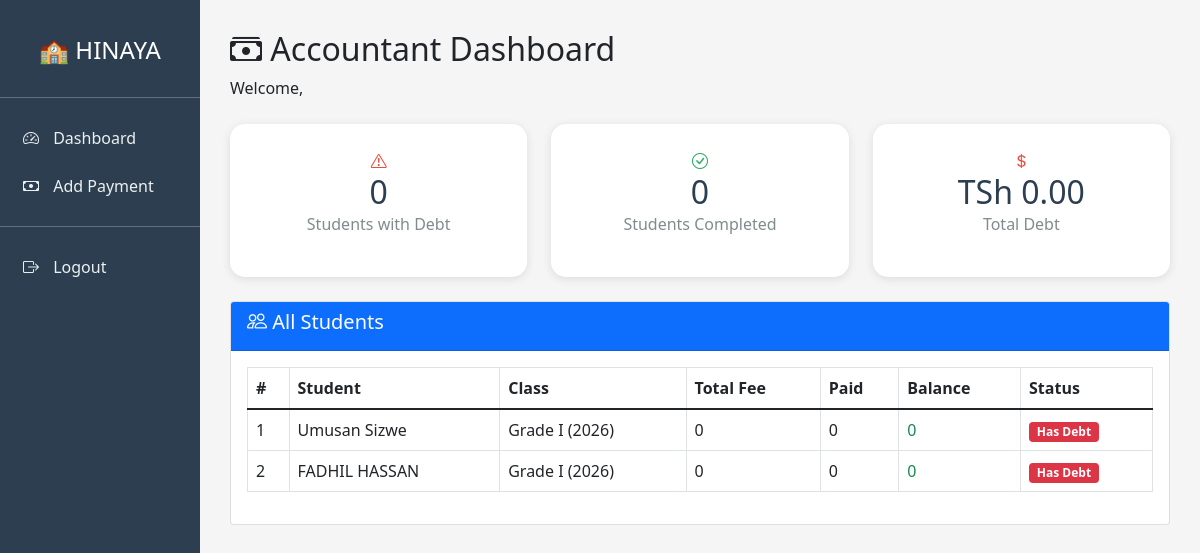
The page /accountant/ (signed in) on the database its author committed.
### school/models.py (models this page shows, shortened)
class Student(models.Model):
    GENDER_CHOICES = [('M', 'Male'), ('F', 'Female')]
    first_name = models.CharField(max_length=50)
    last_name = models.CharField(max_length=50)
    gender = models.CharField(max_length=1, choices=GENDER_CHOICES)
    date_of_birth = models.DateField()
    parent_name = models.CharField(max_length=100)
    parent_phone = models.CharField(max_length=15)
    parent_email = models.EmailField(blank=True, null=True)
    address = models.TextField()
    enrollment_date = models.DateField(auto_now_add=True)
    current_class = models.ForeignKey(Class, on_delete=models.SET_NULL, null=True)
    is_active = models.BooleanField(default=True)

class Class(models.Model):
    name = models.CharField(max_length=50)  # e.g., "Standard 1"
    academic_year = models.CharField(max_length=20)
    def __str__(self):
        return f"{self.name} ({self.academic_year})"

### school/views.py (the view)
# urls.py: path('accountant/', views.accountant_dashboard, name='accountant_dashboard'),
@login_required
def accountant_dashboard(request):
    all_students = Student.objects.all()
    debtors = Fee.objects.filter(balance__gt=0).select_related('student')
    completed = Fee.objects.filter(is_completed=True).select_related('student')
    total_debt = Fee.objects.aggregate(total=models.Sum('balance'))['total'] or 0
    context = {
        'all_students': all_students,
        'debtors': debtors,
        'completed': completed,
        'total_debt': total_debt,
        'debtor_count': debtors.count(),
        'completed_count': completed.count(),
    }
    return render(request, 'accountant/dashboard.html', context)

### templates/accountant/dashboard.html (shortened to what this page needs)
<!DOCTYPE html>
<html>
<head>
    <link href="https://cdn.jsdelivr.net/npm/bootstrap@5.1.3/dist/css/bootstrap.min.css" rel="stylesheet">
    <link rel="stylesheet" href="https://cdn.jsdelivr.net/npm/bootstrap-icons@1.8.1/font/bootstrap-icons.css">
</head>
<body>
    <div class="container-fluid">
        <div class="row">
            <div class="col-md-2 sidebar">
                <h4 class="text-center py-3">🏫 HINAYA</h4>
                <hr>
                <a href="/accountant/">
                    <i class="bi bi-speedometer2"></i> Dashboard
                </a>
                <a href="/accountant/add_payment/">
                    <i class="bi bi-cash"></i> Add Payment
                </a>
                <hr>
                <a href="/logout/">
                    <i class="bi bi-box-arrow-right"></i> Logout
                </a>
            </div>
            <div class="col-md-10 main-content">
                <h2><i class="bi bi-cash-stack"></i> Accountant Dashboard</h2>
                <p>Welcome, {{ user.first_name }} {{ user.last_name }}</p>
                <div class="row mt-4">
                    <div class="col-md-4">
                        <div class="stat-card">
                            <div class="debt"><i class="bi bi-exclamation-triangle"></i></div>
                            <h2>{{ debtor_count }}</h2>
                            <p>Students with Debt</p>
                        </div>
                    </div>
                    <div class="col-md-4">
                        <div class="stat-card">
                            <div class="paid"><i class="bi bi-check-circle"></i></div>
                            <h2>{{ completed_count }}</h2>
                            <p>Students Completed</p>
                        </div>
                    </div>
                    <div class="col-md-4">
                        <div class="stat-card">
                            <div class="debt"><i class="bi bi-currency-dollar"></i></div>
                            <h2>TSh {{ total_debt|floatformat:2 }}</h2>
                            <p>Total Debt</p>
                        </div>
                    </div>
                </div>
                <div class="mt-4">
                    <div class="card">
                        <div class="card-header bg-primary text-white">
                            <h5><i class="bi bi-people"></i> All Students</h5>
                        </div>
                        <div class="card-body">
                            <table class="table table-bordered">
                                <thead>
                                    <tr>
                                        <th>#</th>
                                        <th>Student</th>
                                        <th>Class</th>
                                        <th>Total Fee</th>
                                        <th>Paid</th>
                                        <th>Balance</th>
                                        <th>Status</th>
                                    </tr>
                                </thead>
                                <tbody>
                                    {% for student in all_students %}
                                    <tr>
                                        <td>{{ forloop.counter }}</td>
                                        <td>{{ student.first_name }} {{ student.last_name }}</td>
                                        <td>{{ student.current_class }}</td>
                                        {% with fee=student.fee_set.first %}
                                            <td>{{ fee.total_fee|default:"0" }}</td>
                                            <td>{{ fee.amount_paid|default:"0" }}</td>
                                            <td class="{% if fee.balance > 0 %}text-danger{% else %}text-success{% endif %}">
                                                {{ fee.balance|default:"0" }}
                                            </td>
                                            <td>
                                                {% if fee.is_completed %}
                                                    <span class="badge bg-success">Completed</span>
                                                {% else %}
                                                    <span class="badge bg-danger">Has Debt</span>
                                                {% endif %}
                                            </td>
                                        {% endwith %}
                                    </tr>
                                    {% empty %}
                                    <tr>
                                        <td colspan="7" class="text-center">No students yet.</td>
                                    </tr>
                                    {% endfor %}
                                </tbody>
                            </table>
                        </div>
                    </div>
                </div>
            </div>
        </div>
    </div>
</body>
</html>

### templates/accountant/dashboard.html (style rules this page uses)
body { background: #f5f5f5; }
.sidebar { min-height: 100vh; background: #2c3e50; color: white; padding: 20px 0; }
.sidebar a { color: #ecf0f1; text-decoration: none; display: block; padding: 12px 20px; border-left: 3px solid transparent; }
.sidebar a i { margin-right: 10px; }
.main-content { padding: 30px; }
.stat-card { background: white; padding: 25px; border-radius: 15px; box-shadow: 0 2px 10px rgba(0,0,0,0.1); text-align: center; }
.stat-card h2 { margin: 0; color: #2c3e50; }
.stat-card p { color: #7f8c8d; }
.debt { color: #e74c3c; }
.paid { color: #27ae60; }

### rows shown on the page
Student: first_name "Umusan", last_name "Sizwe", current_class "Grade I (2026)", fee_set.first.total_fee "0", fee_set.first.amount_paid "0", fee_set.first.balance "0"
Student: first_name "FADHIL", last_name "HASSAN", current_class "Grade I (2026)", fee_set.first.total_fee "0", fee_set.first.amount_paid "0", fee_set.first.balance "0"

### other values the page prints
{{ debtor_count }} "0"
{{ completed_count }} "0"
{{ total_debt|floatformat:2 }} "0.00"
